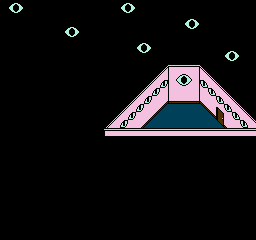

This game map was drawn from its Tiled (.tmx) file and the tilesets committed beside it. A one-line description and the trimmed map source follow:
An orthogonal 32x30 tile map with 8x8 px tiles, 2 tile layers (Tile Layer 1, Tile Layer 2).

<map version="1.0" orientation="orthogonal" width="32" height="30" tilewidth="8" tileheight="8">
 <tileset firstgid="1" name="tileset" tilewidth="8" tileheight="8">
  <image source="tileset.png" trans="ff00ff" width="256" height="240" />
  <tile id="0">
   <properties>
    <property name="Solid" value="" />
   </properties>
  </tile>
  <tile id="1">
   <properties>
    <property name="Solid" value="" />
   </properties>
  </tile>
  <tile id="2">
   <properties>
    <property name="Solid" value="" />
   </properties>
  </tile>
  <tile id="3">
   <properties>
    <property name="Solid" value="" />
   </properties>
  </tile>
  <tile id="4">
   <properties>
    <property name="Solid" value="" />
   </properties>
  </tile>
  <tile id="5">
   <properties>
    <property name="Solid" value="" />
   </properties>
  </tile>
  <tile id="6">
   <properties>
    <property name="Solid" value="" />
   </properties>
  </tile>
  <tile id="8">
   <properties>
    <property name="Solid" value="" />
   </properties>
  </tile>
  <tile id="9">
   <properties>
    <property name="Solid" value="" />
   </properties>
  </tile>
  <tile id="10">
   <properties>
    <property name="Solid" value="" />
   </properties>
  </tile>
  <tile id="11">
   <properties>
    <property name="Solid" value="" />
   </properties>
  </tile>
  <tile id="12">
   <properties>
    <property name="Solid" value="" />
   </properties>
  </tile>
  <tile id="14">
   <properties>
    <property name="Solid" value="" />
   </properties>
  </tile>
  <tile id="15">
   <properties>
    <property name="Solid" value="" />
   </properties>
  </tile>
  <tile id="16">
   <properties>
    <property name="Solid" value="" />
   </properties>
  </tile>
  <tile id="17">
   <properties>
    <property name="Solid" value="" />
   </properties>
  </tile>
  <tile id="18">
   <properties>
    <property name="Solid" value="" />
   </properties>
  </tile>
  <tile id="19">
   <properties>
    <property name="Solid" value="" />
   </properties>
  </tile>
  <tile id="20">
   <properties>
    <property name="Solid" value="" />
   </properties>
  </tile>
  <tile id="46">
   <properties>
    <property name="" value="" />
   </properties>
  </tile>
  <tile id="47">
   <properties>
    <property name="" value="" />
   </properties>
  </tile>
  <tile id="64">
   <properties>
    <property name="Solid" value="" />
   </properties>
  </tile>
  <tile id="65">
   <properties>
    <property name="Solid" value="" />
   </properties>
  </tile>
  <tile id="66">
   <properties>
    <property name="Solid" value="" />
   </properties>
  </tile>
  <tile id="67">
   <properties>
    <property name="Solid" value="" />
   </properties>
  </tile>
  <tile id="68">
   <properties>
    <property name="Solid" value="" />
   </properties>
  </tile>
  <tile id="70">
   <properties>
    <property name="Solid" value="" />
   </properties>
  </tile>
  <tile id="71">
   <properties>
    <property name="Solid" value="" />
   </properties>
  </tile>
  <tile id="78">
   <properties>
    <property name="Solid" value="" />
   </properties>
  </tile>
  <tile id="79">
   <properties>
    <property name="Solid" value="" />
   </properties>
  </tile>
  <tile id="80">
   <properties>
    <property name="Solid" value="" />
   </properties>
  </tile>
  <tile id="81">
   <properties>
    <property name="Solid" value="" />
   </properties>
  </tile>
  <tile id="82">
   <properties>
    <property name="Solid" value="" />
   </properties>
  </tile>
  <tile id="101">
   <properties>
    <property name="Solid" value="" />
   </properties>
  </tile>
  <tile id="102">
   <properties>
    <property name="Solid" value="" />
   </properties>
  </tile>
  <tile id="103">
   <properties>
    <property name="Solid" value="" />
   </properties>
  </tile>
  <tile id="104">
   <properties>
    <property name="Solid" value="" />
   </properties>
  </tile>
  <tile id="105">
   <properties>
    <property name="Solid" value="" />
   </properties>
  </tile>
  <tile id="106">
   <properties>
    <property name="Solid" value="" />
   </properties>
  </tile>
  <tile id="107">
   <properties>
    <property name="Solid" value="" />
   </properties>
  </tile>
  <tile id="108">
   <properties>
    <property name="Solid" value="" />
   </properties>
  </tile>
  <tile id="109">
   <properties>
    <property name="Solid" value="" />
   </properties>
  </tile>
  <tile id="132">
   <properties>
    <property name="Solid" value="" />
   </properties>
  </tile>
  <tile id="136">
   <properties>
    <property name="Solid" value="" />
   </properties>
  </tile>
  <tile id="137">
   <properties>
    <property name="Solid" value="" />
   </properties>
  </tile>
  <tile id="138">
   <properties>
    <property name="Solid" value="" />
   </properties>
  </tile>
  <tile id="139">
   <properties>
    <property name="Solid" value="" />
   </properties>
  </tile>
  <tile id="165">
   <properties>
    <property name="Solid" value="" />
   </properties>
  </tile>
  <tile id="166">
   <properties>
    <property name="Solid" value="" />
   </properties>
  </tile>
  <tile id="167">
   <properties>
    <property name="Solid" value="" />
   </properties>
  </tile>
  <tile id="168">
   <properties>
    <property name="Solid" value="" />
   </properties>
  </tile>
  <tile id="170">
   <properties>
    <property name="Solid" value="" />
   </properties>
  </tile>
  <tile id="171">
   <properties>
    <property name="Solid" value="" />
   </properties>
  </tile>
  <tile id="172">
   <properties>
    <property name="Solid" value="" />
   </properties>
  </tile>
  <tile id="173">
   <properties>
    <property name="Solid" value="" />
   </properties>
  </tile>
  <tile id="175">
   <properties>
    <property name="Solid" value="" />
   </properties>
  </tile>
  <tile id="177">
   <properties>
    <property name="Solid" value="" />
   </properties>
  </tile>
  <tile id="197">
   <properties>
    <property name="Solid" value="" />
   </properties>
  </tile>
  <tile id="198">
   <properties>
    <property name="Solid" value="" />
   </properties>
  </tile>
  <tile id="199">
   <properties>
    <property name="Solid" value="" />
   </properties>
  </tile>
  <tile id="200">
   <properties>
    <property name="Solid" value="" />
   </properties>
  </tile>
  <tile id="201">
   <properties>
    <property name="Solid" value="" />
   </properties>
  </tile>
  <tile id="204">
   <properties>
    <property name="Solid" value="" />
   </properties>
  </tile>
  <tile id="205">
   <properties>
    <property name="Solid" value="" />
   </properties>
  </tile>
  <tile id="206">
   <properties>
    <property name="Solid" value="" />
   </properties>
  </tile>
  <tile id="207">
   <properties>
    <property name="Solid" value="" />
   </properties>
  </tile>
  <tile id="210">
   <properties>
    <property name="Solid" value="" />
   </properties>
  </tile>
  <tile id="228">
   <properties>
    <property name="Solid" value="" />
   </properties>
  </tile>
  <tile id="233">
   <properties>
    <property name="Solid" value="" />
   </properties>
  </tile>
  <tile id="234">
   <properties>
    <property name="Solid" value="" />
   </properties>
  </tile>
  <tile id="235">
   <properties>
    <property name="Solid" value="" />
   </properties>
  </tile>
  <tile id="236">
   <properties>
    <property name="Solid" value="" />
   </properties>
  </tile>
  <tile id="237">
   <properties>
    <property name="Solid" value="" />
   </properties>
  </tile>
  <tile id="240">
   <properties>
    <property name="Solid" value="" />
   </properties>
  </tile>
  <tile id="241">
   <properties>
    <property name="Solid" value="" />
   </properties>
  </tile>
  <tile id="261">
   <properties>
    <property name="Solid" value="" />
   </properties>
  </tile>
  <tile id="262">
   <properties>
    <property name="Solid" value="" />
   </properties>
  </tile>
  <tile id="263">
   <properties>
    <property name="Solid" value="" />
   </properties>
  </tile>
  <tile id="264">
   <properties>
    <property name="Solid" value="" />
   </properties>
  </tile>
  <tile id="291">
   <properties>
    <property name="Solid" value="" />
   </properties>
  </tile>
  <tile id="292">
   <properties>
    <property name="Solid" value="" />
   </properties>
  </tile>
  <tile id="293">
   <properties>
    <property name="Solid" value="" />
   </properties>
  </tile>
  <tile id="294">
   <properties>
    <property name="Solid" value="" />
   </properties>
  </tile>
  <tile id="295">
   <properties>
    <property name="Solid" value="" />
   </properties>
  </tile>
  <tile id="296">
   <properties>
    <property name="Solid" value="" />
   </properties>
  </tile>
 </tileset>
 <layer name="Tile Layer 1" width="32" height="30">
  <data>[960 cells, 960 non-empty, 22 distinct tile ids]</data>
 </layer>
 <layer name="Tile Layer 2" width="32" height="30">
  <data>[960 cells, 40 non-empty, 6 distinct tile ids]</data>
 </layer>
</map>
